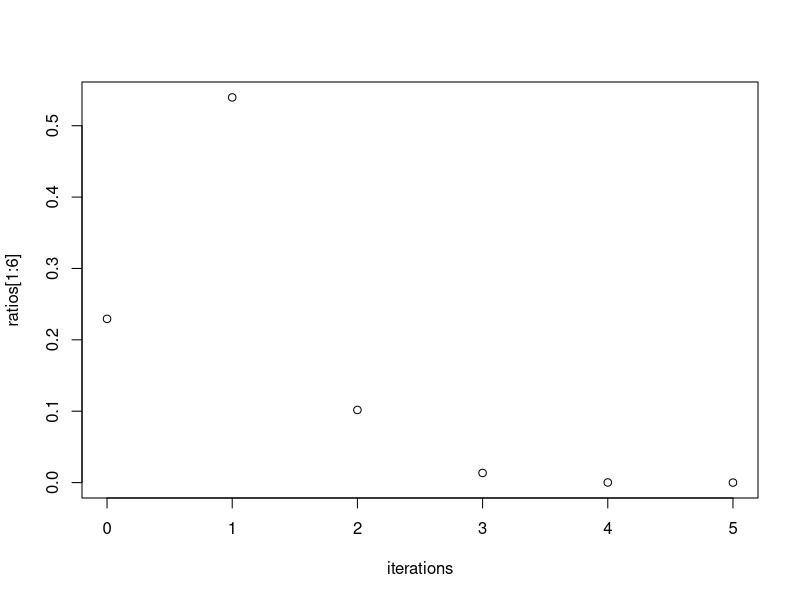
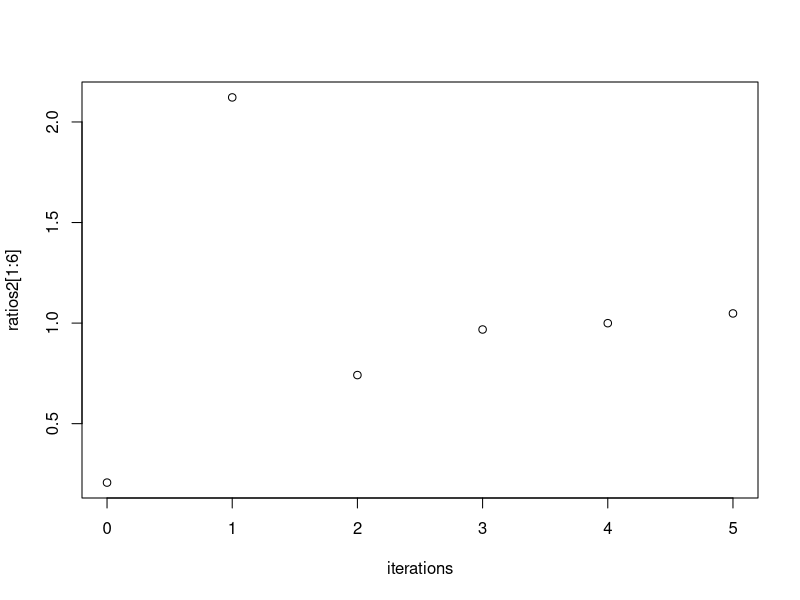
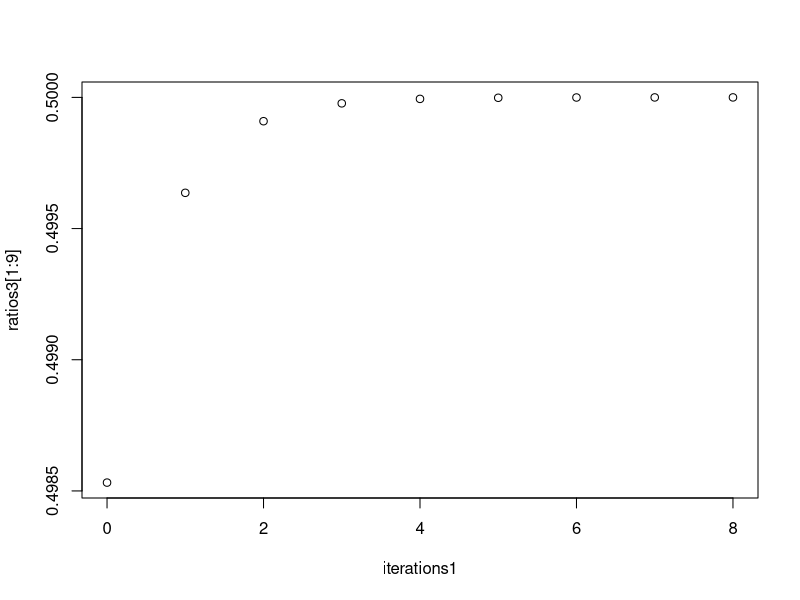
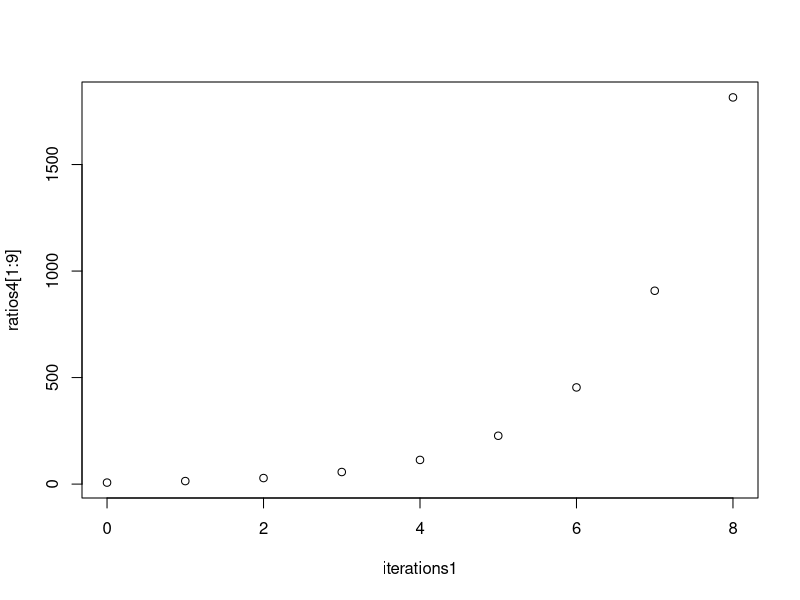
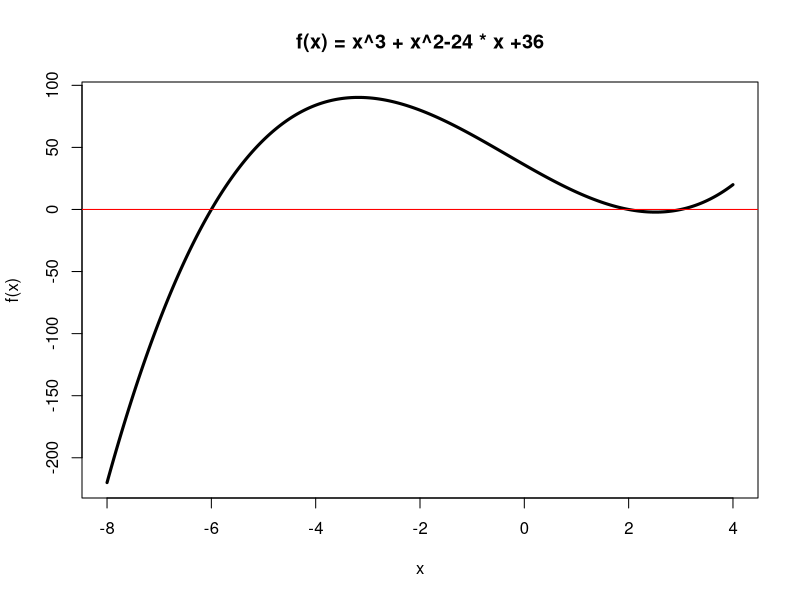

The R source for these figures, in order:
## ---- chunk 1
require(Matrix)
## ---- chunk 2
options(digits=10)
accounts=runif(10000,100,100000)
accounts = floor(accounts*100)/100 #Removes the fractional cents by flooring after 2 decimal places (*100) then converting back to dollars
## ---- chunk 3
interest = accounts*(.05/365)
## ---- chunk 4
countDays = function(accounts){
  illegal = 0
  days = 0
  #ones = rep(1, 10000)
  while(illegal < 1000000) {
    #print(accounts)
    days = days + 1
    #print(days)
    interest = accounts*(.05/365)
    accounts = accounts + interest
    flr = floor(accounts*100)/100
    #print(flr)
    #illegal = illegal + (ones)%*%t(accounts-flr) #This needs to be converted to an integer
    illegal = illegal + sum(accounts-flr)
    illegal = illegal * (1+0.05/365)
    #print(illegal)
    accounts = flr
  }
  return(days)
}

options(digits=10)
testAccounts=runif(10000,100,100000)
countDays(testAccounts)
## ---- chunk 5
bisect = function(f,interval,tol=0.5*10^-10,max.its=40,verbose = FALSE){
  history = rep(NA, max.its)  #Creates vector of NAs to allocate memory,
  #Only returns the number of spaces filled when returned
  a = interval[1]
  b = interval[2]
  count = 0
  if(f(a)*f(b) > 0) {
    stop("f(a)f(b)<0 not satisfied") #Returns and prints out this error message
    #Similar to a try catch loop
  }
  while((b-a)/2 > tol){
    count = count + 1
    c = (a+b)/2
    history[count] = c
    if(verbose == TRUE) { #Essentially a debugging loop in R, can toggled with verbose input
      print(count)
      print(c(a,history[count],b,b-a))
    }
    if(f(c) == 0){
      root = c
      return (list(root=root,history=history[!is.na(history)], count = count))
    } 
    if(f(a)*f(c) < 0) {
      b = c
    } else {
      a = c
    }
  }
  root = c
  return(list(root=root,history=history[!is.na(history)], count = count))
}

f = function(x) {
  return((cos(x))^2+sin(x)-1)
}

intervalB = c(2.5, 3.5)

bisect(f, intervalB)
## ---- chunk 6
newtons=function(x) {
  Newx = x - (((cos(x))^2+sin(x)-1)/(-2*sin(x)*cos(x)+cos(x)))
  return(Newx)
}

xVec = 1:50
eVec = 1:50

x = 4.25

for(i in 1:50) {
  xVec[i] = x
  ei = abs(x-pi)
  eVec[i] = ei #Still need to plot ei over convergence
  x= newtons(x)
}

#deriv1 = D(cos(x)^2 + sin(x) - 1~x)

deriv1 = function(x) {
  return(-2*sin(x)*cos(x)+cos(x))
}

deriv2 = function(x) {
  return(sin(x)*(2*sin(x)-1)-2 *cos(x)^2)
}

deriv1(pi) #Not zero implies quadratic convergence

#Calculates what errors should converge to
deriv2(pi)/(2*deriv1(pi))

errors = eVec 
n = length(errors)
(ratios=errors[2:n]/errors[1:(n-1)]^1)

iterations = seq(0, 5)
plot(iterations, ratios[1:6], type = 'p')

ratios2=errors[2:n]/errors[1:(n-1)]^2
plot(iterations, ratios2[1:6], type = 'p')
## ---- chunk 7
xVec = 1:50
eVec = 1:50

x = 1.5

for(i in 1:50) {
  xVec[i] = x
  ei = abs(x-pi/2)
  eVec[i] = ei #Still need to plot ei over convergence
  x = newtons(x)
}

#print(xVec)
#print(eVec)

deriv1(pi/2) #Zero implies not quadratically convergent

#Linear
errors = eVec
n = length(errors)
(ratios3=errors[2:n]/errors[1:(n-1)]^1)

iterations1 = seq(0, 8)
plot(iterations1, ratios3[1:9], type = 'p')

#Quadratic
ratios4=errors[2:n]/errors[1:(n-1)]^2
plot(iterations1, ratios4[1:9], type = 'p')
## ---- chunk 8
problem3 = function(x) {
  A = rbind(c(1, 2, 3, x), c(4, 5, x, 6), c(7, x, 8, 9), c(x, 10, 11, 12)) 
  a = det(A) - 1000
  return(a)
}

interval = c(0, 20)

# 9.708299123

bisect(problem3, interval)

interval2 = c(-20, 0)

# -17.18849815

bisect(problem3, interval2)

problem3(9.708299123)
problem3(-17.18849815)

A1 = rbind(c(1, 2, 3, 9.708299123), c(4, 5, 9.708299123, 6), c(7, 9.708299123, 8, 9), c(9.708299123, 10, 11, 12))
det(A1)

A2 = rbind(c(1, 2, 3, -17.18849815), c(4, 5, -17.18849815, 6), c(7, -17.18849815, 8, 9), c(-17.18849815, 10, 11, 12))
det(A2)
## ---- chunk 9
library(Matrix)
H=Hilbert(5)

problem4 = function(x) {
  B = Hilbert(5)
  B[1, 1] = x
  b = det(B - pi*diag(5)) #diag(5) creates the identity matrix
  return(b)
}

inter = c(0, 20)

bisect(problem4, inter)

# 2.948010765

problem4(2.948010765)

test = Hilbert(5)
test[1,1] = 2.948010765

max(eigen(test)$values)

## ---- chunk 10
rbind(c(1,2,3,44),c(4,5,44,6),c(7,44,8,9),c(44,10,11,12)) 
## ---- chunk 11
pi
## ---- chunk 12
(uniformSamples<-runif(10,0,1))
mean(uniformSamples)
## ---- chunk 13
# Define a polynomial function
f = function(x) {x^3 + x^2 - 24*x + 36}
# Plot the function
x = seq(-8,4,len=10000)
plot(x,f(x),type="l",lwd=3,main="f(x) = x^3 + x^2-24 * x +36")
abline(0,0,col="red")
